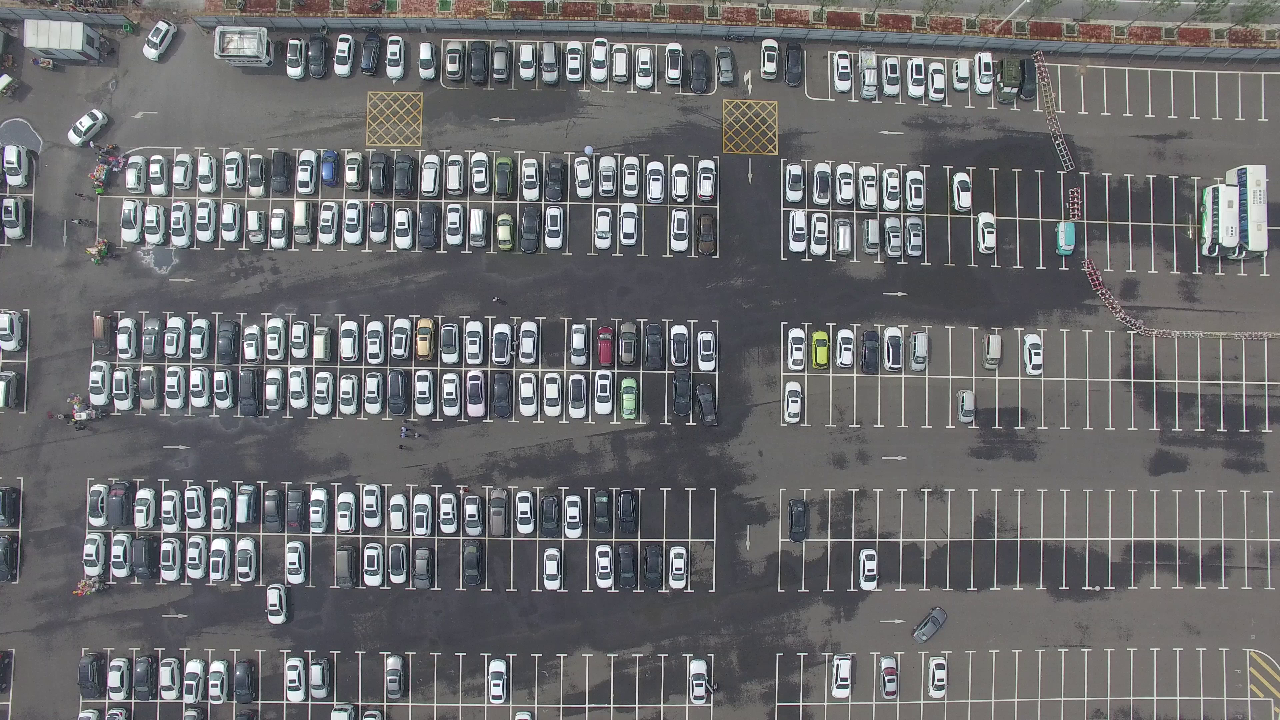
#> input picture clipimage.png, 1280 x 720 px
$ python parking_detector.py clipimage.png
#> lines starting #> are read from the running program, lines starting #| are printed output that depends on the picture; after the words box and inside, x2 and y2 are one past the last pixel; in counts of white or black regions, pixels touching at a corner belong together
#> in run, first_frame is the input picture: shape (720, 1280, 3); mean B, G, R 108.4, 106.3, 105.9
import cv2
import numpy as np
import time
import json
import sys
import argparse
import logging
from dataclasses import dataclass
from typing import List, Tuple, Dict, Optional
from scipy.optimize import linear_sum_assignment

# ──────────────────────────────────────────────
# GLOBAL CONFIGURATION
# ──────────────────────────────────────────────
ILLEGAL_DWELL_MINUTES: float = 10.0  # alert threshold (minutes)
IOU_THRESHOLD:         float = 0.25  # min IoU to match detection → track
MAX_MISSED_FRAMES:     int   = 30    # frames before a track is pruned
MIN_DETECTION_AREA:    int   = 1500  # px² — ignore tiny blobs
BACKGROUND_HISTORY:    int   = 300   # frames for MOG2 background model
BG_THRESHOLD:          float = 40.0  # MOG2 sensitivity

# Colours (BGR)
CLR_GREEN  = (50,  205,  50)
CLR_RED    = (0,     0, 220)
CLR_YELLOW = (0,   215, 255)
CLR_ORANGE = (0,   140, 255)
CLR_WHITE  = (255, 255, 255)
CLR_BLACK  = (0,     0,   0)
CLR_CYAN   = (255, 220,   0)

# Zone overlay colours — one per zone, cycles if >8 zones
ZONE_PALETTE: List[Tuple[int,int,int]] = [
    (0,   80, 255),   # zone 0 — blue-red
    (0,  200, 100),   # zone 1 — green
    (255,140,   0),   # zone 2 — cyan
    (180,  0, 180),   # zone 3 — magenta
    (0,  220, 220),   # zone 4 — yellow
    (255, 80,  80),   # zone 5 — blue
    (30, 180, 255),   # zone 6 — amber
    (100,255, 150),   # zone 7 — lime
]

logging.basicConfig(
    level=logging.INFO,
    format="%(asctime)s  [%(levelname)s]  %(message)s",
    handlers=[
        logging.StreamHandler(sys.stdout),
        logging.FileHandler("parking_alerts.log", mode="w"),
    ],
)
log = logging.getLogger("ParkingDetector")


# ──────────────────────────────────────────────
# DATA STRUCTURES
# ──────────────────────────────────────────────
@dataclass
class BBox:
    x1: int; y1: int; x2: int; y2: int

    @property
    def cx(self): return (self.x1 + self.x2) // 2
    @property
    def cy(self): return (self.y1 + self.y2) // 2
    @property
    def area(self): return max(0, self.x2-self.x1) * max(0, self.y2-self.y1)

    # [6 lines left out: function iou, not called in this run]


@dataclass
class Track:
    track_id: int
    bbox: BBox
    missed: int = 0
    first_seen_in_zone: Optional[float] = None
    alert_fired: bool = False
    color: Tuple[int,int,int] = CLR_GREEN

    def enter_zone(self):
        if self.first_seen_in_zone is None:
            self.first_seen_in_zone = time.time()

    def leave_zone(self):
        self.first_seen_in_zone = None
        self.alert_fired = False

    @property
    def dwell_seconds(self) -> float:
        return (time.time() - self.first_seen_in_zone) if self.first_seen_in_zone else 0.0


# ──────────────────────────────────────────────
# SORT-LITE TRACKER
# ──────────────────────────────────────────────
class SortLiteTracker:
    def __init__(self):
        self._next_id = 1
        self.tracks: Dict[int, Track] = {}

    def update(self, detections: List[BBox]) -> List[Track]:
        if not self.tracks:
            for d in detections:
                t = Track(self._next_id, d, color=self._rnd_color(self._next_id))
                self.tracks[self._next_id] = t
                self._next_id += 1
            return list(self.tracks.values())

        track_ids    = list(self.tracks.keys())
        track_bboxes = [self.tracks[tid].bbox for tid in track_ids]

        matched_tracks: set = set()
        matched_dets:   set = set()

        if detections and track_bboxes:
            cost = np.zeros((len(track_bboxes), len(detections)), dtype=np.float32)
            for r, tb in enumerate(track_bboxes):
                for c, db in enumerate(detections):
                    cost[r, c] = 1.0 - tb.iou(db)
            row_ind, col_ind = linear_sum_assignment(cost)
            for r, c in zip(row_ind, col_ind):
                if cost[r, c] < (1.0 - IOU_THRESHOLD):
                    tid = track_ids[r]
                    self.tracks[tid].bbox   = detections[c]
                    self.tracks[tid].missed = 0
                    matched_tracks.add(tid)
                    matched_dets.add(c)

        for i, tid in enumerate(track_ids):
            if tid not in matched_tracks:
                self.tracks[tid].missed += 1

        for c, d in enumerate(detections):
            if c not in matched_dets:
                t = Track(self._next_id, d, color=self._rnd_color(self._next_id))
                self.tracks[self._next_id] = t
                self._next_id += 1

        self.tracks = {tid: t for tid, t in self.tracks.items()
                       if t.missed <= MAX_MISSED_FRAMES}
        return list(self.tracks.values())

    # [4 lines left out: function _rnd_color, not called in this run]


# ──────────────────────────────────────────────
# MULTI-ZONE ANNOTATOR
# ──────────────────────────────────────────────
class MultiZoneAnnotator:
    """
    Controls
    --------
    Left-click          Add vertex to current polygon
    ENTER / SPACE       Finish current polygon → save, start new one
    Z / Ctrl+Z          Undo last vertex or last completed zone
    Y / Ctrl+Y          Redo
    D / Ctrl+D          Delete zone nearest to cursor
    R                   Reset in-progress polygon
    F / ESC             Done → begin detection
    """

    def __init__(self, frame: np.ndarray):
        self.frame          = frame.copy()
        self.window         = "ANNOTATE NO-PARKING ZONES  |  F or ESC when done"
        self.zones:         List[List[Tuple[int,int]]] = []
        self._redo_stack:   List[List[Tuple[int,int]]] = []
        self.current:       List[Tuple[int,int]]       = []
        self._mx: int = 0
        self._my: int = 0
        self._hover_delete: int = -1

    def _zone_color(self, idx: int) -> Tuple[int,int,int]:
        return ZONE_PALETTE[idx % len(ZONE_PALETTE)]

    def _poly_centroid(self, pts):
        arr = np.array(pts, dtype=np.float32)
        return int(arr[:,0].mean()), int(arr[:,1].mean())

    # [42 lines left out: functions _nearest_zone, _undo, _redo, _delete_nearest, _finish_current, _mouse_cb, not called in this run]

    # ── drawing helpers ──
    @staticmethod
    def _filled_rect(img, x1, y1, x2, y2, color, alpha=0.82):
        x1,y1 = max(0,x1), max(0,y1)
        x2,y2 = min(img.shape[1],x2), min(img.shape[0],y2)
        if x2<=x1 or y2<=y1: return
        sub = img[y1:y2, x1:x2]
        cv2.addWeighted(np.full_like(sub, color), alpha, sub, 1-alpha, 0, sub)
        img[y1:y2, x1:x2] = sub

    @staticmethod
    def _border_rect(img, x1, y1, x2, y2, color, t=2):
        cv2.rectangle(img, (x1,y1), (x2,y2), color, t)

    @staticmethod
    def _key_badge(img, x, y, label, badge_clr, text_clr=CLR_BLACK):
        font = cv2.FONT_HERSHEY_SIMPLEX
        (tw, th), _ = cv2.getTextSize(label, font, 0.70, 2)
        px, py = 10, 6
        bx1, by1 = x, y-th-py
        bx2, by2 = x+tw+px*2, y+py
        cv2.rectangle(img, (bx1,by1), (bx2,by2), badge_clr, -1)
        cv2.rectangle(img, (bx1,by1), (bx2,by2), CLR_WHITE, 2)
        cv2.putText(img, label, (bx1+px, y), font, 0.70, text_clr, 2, cv2.LINE_AA)
        return bx2+12

    def _render(self) -> np.ndarray:
        display = self.frame.copy()
        h, w    = display.shape[:2]
        font    = cv2.FONT_HERSHEY_SIMPLEX

        # ── Completed zones ──
        for i, zone in enumerate(self.zones):
            clr = self._zone_color(i)
            pts = np.array(zone, dtype=np.int32)
            over = display.copy()
            cv2.fillPoly(over, [pts], clr)
            alpha = 0.40 if i != self._hover_delete else 0.58
            cv2.addWeighted(over, alpha, display, 1-alpha, 0, display)
            cv2.polylines(display, [pts], True, clr,
                          4 if i == self._hover_delete else 2)
            for pt in zone:
                cv2.circle(display, tuple(pt), 6, CLR_WHITE, -1)
                cv2.circle(display, tuple(pt), 6, clr, 2)
            cx, cy = self._poly_centroid(zone)
            lbl = f"Zone {i}"
            (tw, th), _ = cv2.getTextSize(lbl, font, 0.90, 2)
            cv2.rectangle(display,
                          (cx-tw//2-8, cy-th-6), (cx+tw//2+8, cy+6),
                          CLR_BLACK, -1)
            cv2.rectangle(display,
                          (cx-tw//2-8, cy-th-6), (cx+tw//2+8, cy+6),
                          clr, 2)
            cv2.putText(display, lbl, (cx-tw//2, cy), font, 0.90, clr, 2, cv2.LINE_AA)
            if i == self._hover_delete:
                hint = "[ D ]  delete this zone"
                (hw, _), _ = cv2.getTextSize(hint, font, 0.65, 2)
                cv2.putText(display, hint, (cx-hw//2, cy+28),
                            font, 0.65, (0,80,255), 2, cv2.LINE_AA)

        # ── In-progress polygon ──
        clr_cur = self._zone_color(len(self.zones))
        if len(self.current) >= 2:
            cv2.polylines(display,
                          [np.array(self.current, dtype=np.int32)],
                          False, clr_cur, 3)
        if len(self.current) >= 3:
            over2 = display.copy()
            cv2.fillPoly(over2, [np.array(self.current, dtype=np.int32)], clr_cur)
            cv2.addWeighted(over2, 0.18, display, 0.82, 0, display)
            cv2.polylines(display,
                          [np.array(self.current, dtype=np.int32)],
                          True, clr_cur, 2)
        for pt in self.current:
            cv2.circle(display, pt, 7, clr_cur, -1)
            cv2.circle(display, pt, 8, CLR_WHITE, 2)
        if self.current:
            cv2.line(display, self.current[-1], (self._mx, self._my),
                     clr_cur, 2, cv2.LINE_AA)

        # ── Controls panel (top-left) ──
        FS_TITLE = 0.85; FS_DESC = 0.72
        LH = 46; PAD_L = 16; DIV_H = 14; TITLE_H = 52
        GOLD   = (20, 160, 220)
        ORANGE = (0,  120, 255)
        GREEN  = (30, 140,  30)
        RED_B  = (30,  30, 190)

        rows_data = [
            ("Left-Click",  GOLD,   "Add a vertex to current polygon",  CLR_WHITE),
            ("Enter/Space", GOLD,   "Finish zone  →  start a new one",  CLR_WHITE),
            None,
            ("Z / Ctrl+Z",  ORANGE, "Undo last vertex or whole zone",   CLR_WHITE),
            ("Y / Ctrl+Y",  ORANGE, "Redo last undone zone",            CLR_WHITE),
            ("D / Ctrl+D",  RED_B,  "Delete zone nearest to cursor",    (100,160,255)),
            ("R",           ORANGE, "Reset in-progress polygon",        CLR_WHITE),
            None,
            ("F  /  Esc",   GREEN,  "Done  →  begin detection",         (100,255,100)),
        ]

        def _bw(lbl):
#> called with lbl = 'Left-Click'
            (tw,_),_ = cv2.getTextSize(lbl, font, 0.70, 2)
#> tw = 112
            return tw + 20 + 12

        def _dw(txt):
            (tw,_),_ = cv2.getTextSize(txt, font, FS_DESC, 2)
            return tw

        max_badge = max(_bw(r[0]) for r in rows_data if r)
#> max_badge = 172
        max_desc  = max(_dw(r[2]) for r in rows_data if r)
#> in _dw, `(tw,_),_ = cv2.getTextSize(txt, font, FS_DESC, 2)`: tw = 370
#> max_desc = 399
        panel_w   = max(PAD_L + max_badge + max_desc + PAD_L, 560)
#> panel_w = 603
        n_real    = sum(1 for r in rows_data if r)
        n_div     = sum(1 for r in rows_data if r is None)
        panel_h   = TITLE_H + n_real*LH + n_div*DIV_H + 20

        px1, py1 = 14, 14
        px2, py2 = px1+panel_w, py1+panel_h
#> px2 = 617; py2 = 436

        self._filled_rect(display, px1, py1, px2, py2, (10,10,10), 0.88)
#> in _filled_rect, `x2,y2 = min(img.shape[1],x2), min(img.shape[0],y2)`: x2 = 617; y2 = 436
#> in _filled_rect, `cv2.addWeighted(np.full_like(sub, color), alpha, sub, 1-alpha, 0, sub)`:
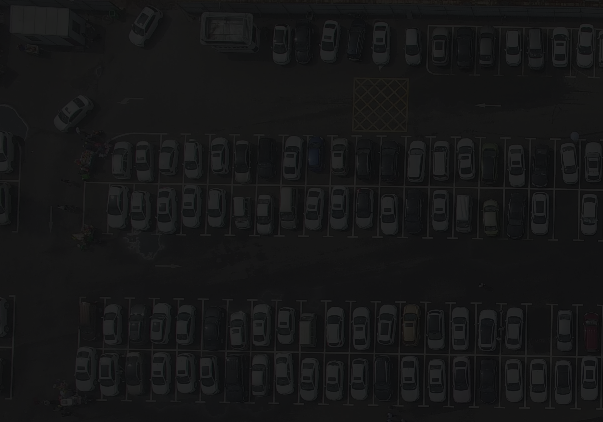
#> sub: shape (422, 603, 3); mean B, G, R 22.8, 22.4, 22.2
        self._border_rect(display, px1, py1, px2, py2, (220,220,220), 2)
#> in _border_rect, `cv2.rectangle(img, (x1,y1), (x2,y2), color, t)`:
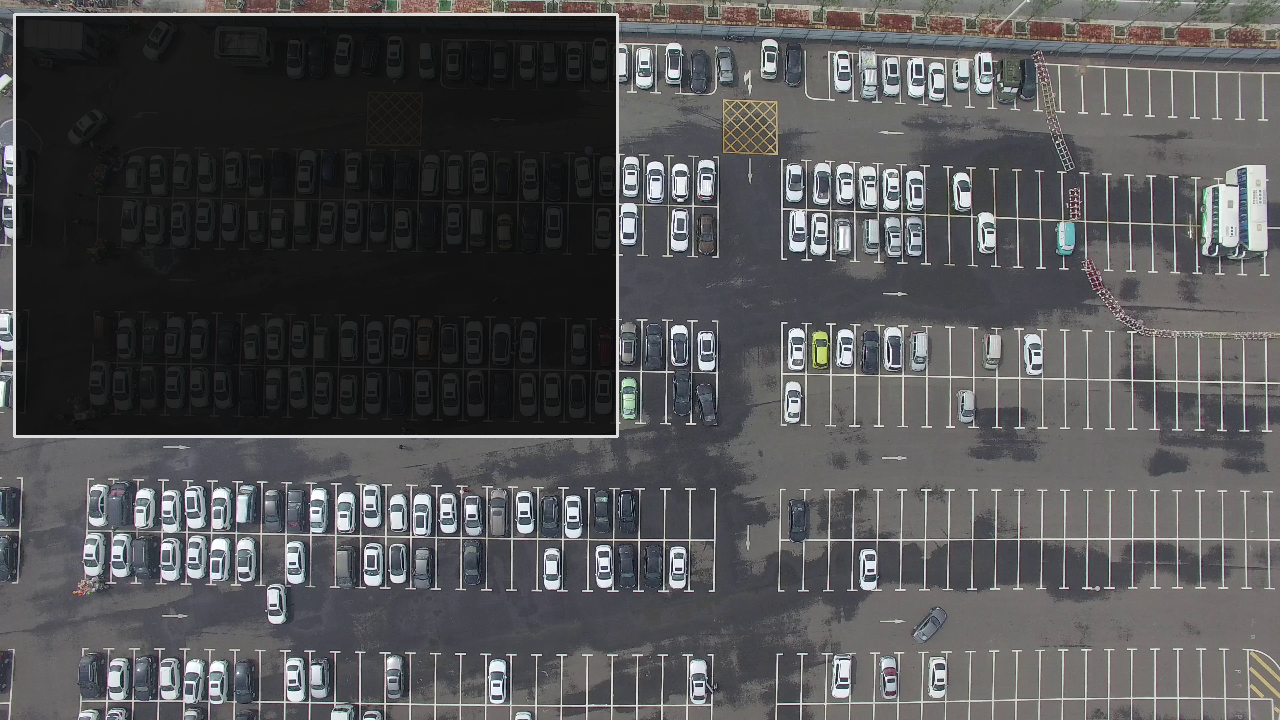
#> img: shape (720, 1280, 3); mean B, G, R 83.5, 82.1, 82.3
        cv2.rectangle(display, (px1,py1), (px2,py1+TITLE_H), (35,35,35), -1)
        cv2.rectangle(display, (px1,py1), (px2,py1+TITLE_H), (220,220,220), 2)
        cv2.putText(display, "NO-PARKING ZONE ANNOTATOR",
                    (px1+PAD_L, py1+TITLE_H-14), font, FS_TITLE, CLR_YELLOW, 2, cv2.LINE_AA)

        ry = py1+TITLE_H+LH-6
        for row in rows_data:
            if row is None:
                cv2.line(display, (px1+PAD_L, ry-LH//2+DIV_H//2),
                         (px2-PAD_L, ry-LH//2+DIV_H//2), (100,100,100), 1)
                ry += DIV_H
                continue
            lbl, bclr, desc, dclr = row
            after = self._key_badge(display, px1+PAD_L, ry, lbl, bclr)
            cv2.putText(display, desc, (after, ry), font, FS_DESC, dclr, 2, cv2.LINE_AA)
            ry += LH
#> this loop made 9 passes
#> (tw in _key_badge, by1 in _key_badge, bx2 in _key_badge, by2 in _key_badge, after) on passes 1, 2, 4, 5, 6, 7, 9: (112, 84, 162, 112, 174), (140, 130, 190, 158, 202), (124, 190, 174, 218, 186), (121, 236, 171, 264, 183), (125, 282, 175, 310, 187), (17, 328, 67, 356, 79), (113, 388, 163, 416, 175)
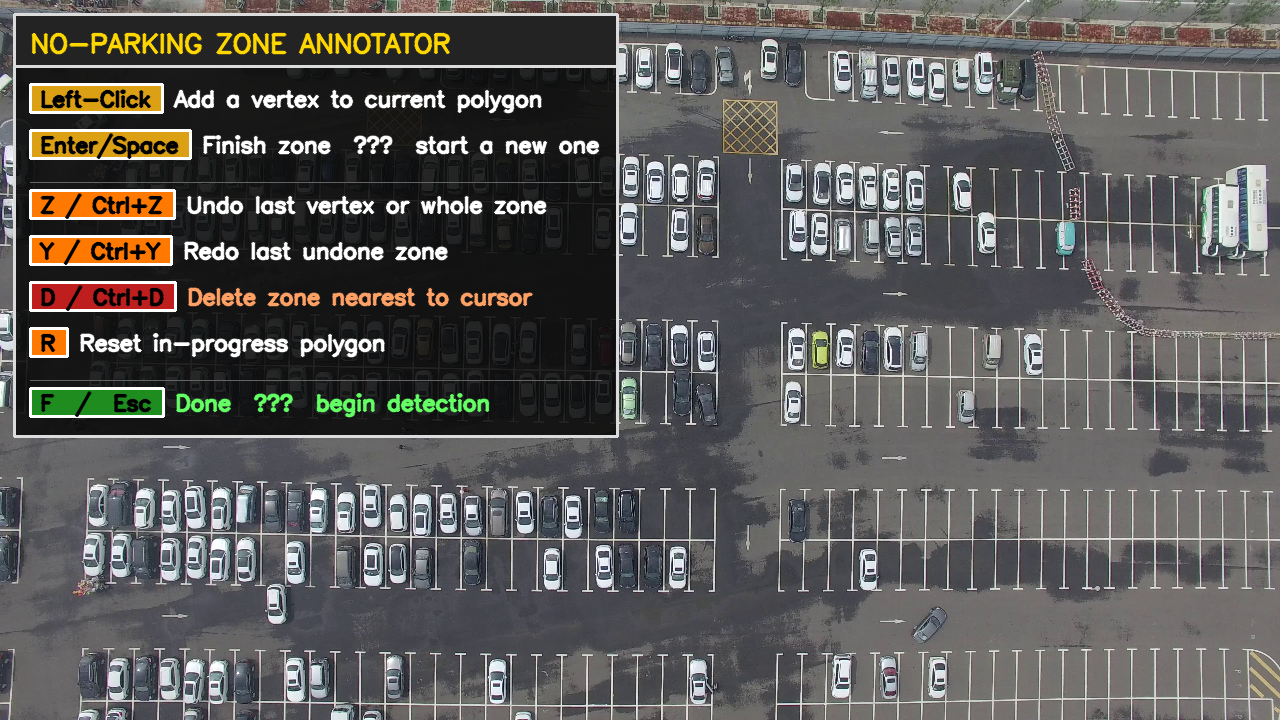
#> display: shape (720, 1280, 3); mean B, G, R 89.2, 91.2, 92.8
#> after the loop, ry = 456

        # ── Status card (top-right) ──
        FS_S = 0.72; SLH = 38; STH = 44
        status = [
            (f"Zones saved    :  {len(self.zones)}",       (80,255,200)),
            (f"In-progress pts:  {len(self.current)}",
             CLR_YELLOW if self.current else (140,140,140)),
            (f"Redo available :  {len(self._redo_stack)}",
             CLR_GREEN if self._redo_stack else (140,140,140)),
        ]
        sw = max(_dw(t) for t,_ in status) + PAD_L*2
#> sw = 267
        sw = max(sw, 380)
#> sw = 380
        sh = STH + len(status)*SLH + 12
        sx1 = w-sw-14; sy1 = 14; sx2 = w-14; sy2 = sy1+sh
#> after `sx1 = w - sw - 14`: sx1 = 886
        self._filled_rect(display, sx1, sy1, sx2, sy2, (10,10,10), 0.88)
#> call 2 of _filled_rect, with x1 = 886, y1 = 14, x2 = 1266, y2 = 184, color = (10, 10, 10), alpha = 0.88
#> in _filled_rect (call 2), `x1,y1 = max(0,x1), max(0,y1)`: y1 = 14
#> in _filled_rect (call 2), `sub = img[y1:y2, x1:x2]`:
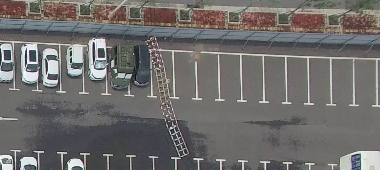
#> sub: shape (170, 380, 3); mean B, G, R 107.2, 108.5, 110.8
#> in _filled_rect (call 2), `cv2.addWeighted(np.full_like(sub, color), alpha, sub, 1-alpha, 0, sub)`:
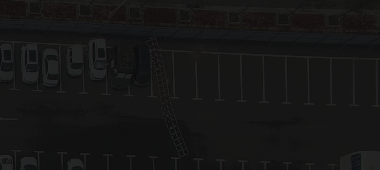
#> sub: shape (170, 380, 3); mean B, G, R 21.7, 21.8, 22.1
        self._border_rect(display, sx1, sy1, sx2, sy2, (220,220,220), 2)
        cv2.rectangle(display, (sx1,sy1), (sx2,sy1+STH), (35,35,35), -1)
        cv2.rectangle(display, (sx1,sy1), (sx2,sy1+STH), (220,220,220), 2)
        cv2.putText(display, "STATUS", (sx1+PAD_L, sy1+STH-12),
                    font, FS_TITLE, CLR_YELLOW, 2, cv2.LINE_AA)
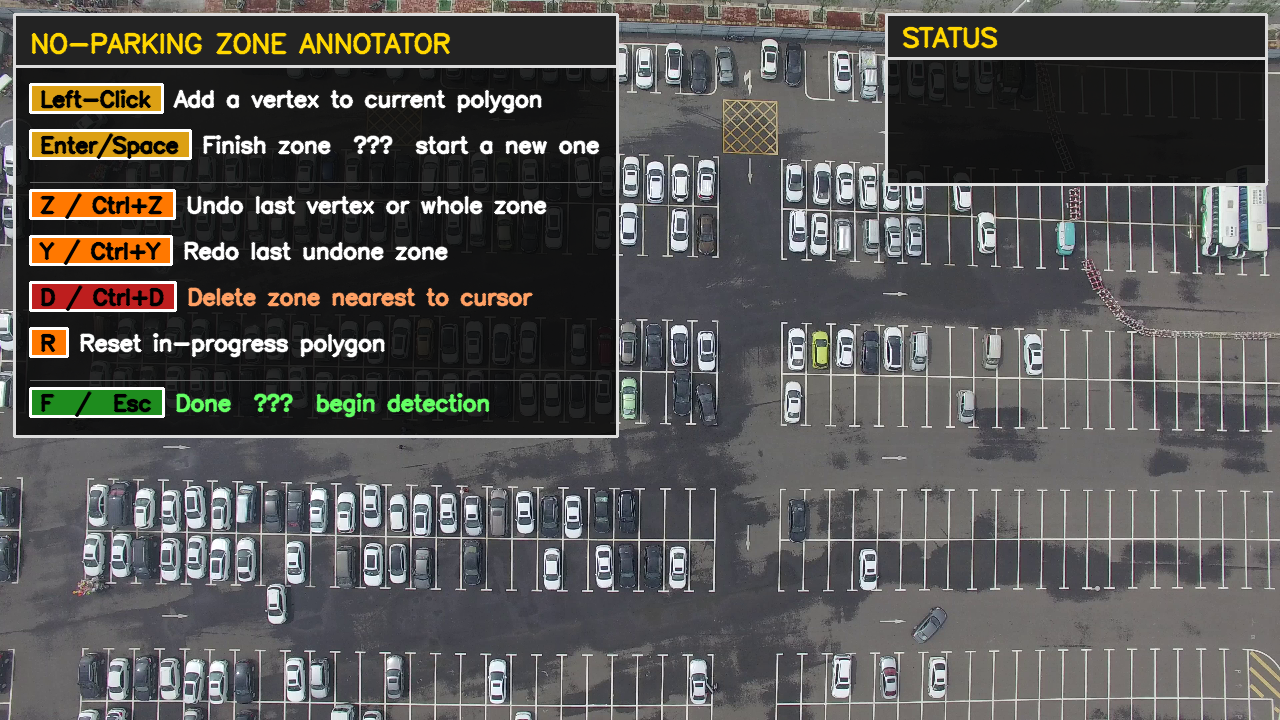
#> display: shape (720, 1280, 3); mean B, G, R 84.2, 86.3, 87.8
        for k, (txt, clr) in enumerate(status):
            cv2.putText(display, txt, (sx1+PAD_L, sy1+STH+(k+1)*SLH),
                        font, FS_S, clr, 2, cv2.LINE_AA)
#> display: shape (720, 1280, 3); 0.73% of pixels changed, all inside (x1, y1, x2, y2) = (902, 79, 1137, 175)
#> (the rest of the program and of its run is left out)
